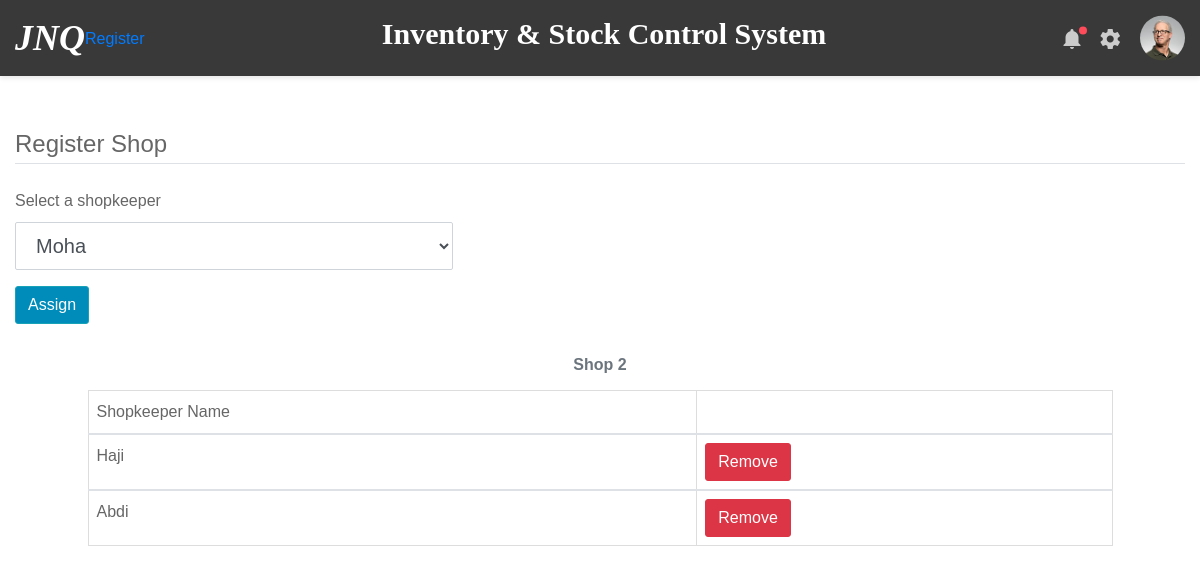
The app's page /2/assign_shopkeeper with its own data.
### inventory/models.py (models this page shows)
class Shop(db.Model):
    id = db.Column(db.Integer, primary_key=True)
    shop_name = db.Column(db.String(100), nullable=False, unique=True)
    location = db.Column(db.String(100), nullable=False)
    date_registered = db.Column(db.DateTime, default=datetime.now)
    user_id = db.Column(db.Integer, db.ForeignKey('user.id'))
    sale = db.relationship('Sale', backref='shop', lazy=True)
    stock_received = db.relationship('StockReceived', backref='shop', lazy=True)
    stock_in = db.relationship('StockOut', backref='shop', lazy=True)
    item_association = db.relationship('ShopItem', back_populates='shop')
    items = association_proxy("item_association", "item")
    shopkeepers = db.relationship('Shopkeeper', backref='shop_details', lazy=True)
    daily_shop_count = db.relationship('DailyCount', backref='shop', lazy=True)
    movements_from = db.relationship('TransferStock', foreign_keys='TransferStock.transfer_from_id',
                                     backref='transfer_from', lazy=True)
    movements_to = db.relationship('TransferStock', foreign_keys='TransferStock.transfer_to_id',
                                   backref='transfer_to', lazy=True)
    count_difference = db.relationship('CountDifference', backref='difference_item', lazy=True)

class Shopkeeper(db.Model):
    id = db.Column(db.Integer, primary_key=True)
    shop_id = db.Column(db.Integer, db.ForeignKey('shop.id'))
    user_id = db.Column(db.Integer, db.ForeignKey('user.id'))

class User(db.Model, UserMixin):
    id = db.Column(db.Integer, primary_key=True)
    username = db.Column(db.String(50), unique=True, nullable=False)
    password = db.Column(db.String(100), nullable=False)
    user_role = db.Column(db.String(30), nullable=False)
    date_registered = db.Column(db.DateTime, default=datetime.now)
    shops = db.relationship('Shop', backref='staff', lazy=True)
    stores = db.relationship('Store', backref='staff', lazy=True)
    shopkeepers = db.relationship('Shopkeeper', backref='user_details', lazy=True)

### inventory/routes.py (the view, shortened to what this page needs)
@app.route('/<int:shop_id>/assign_shopkeeper', methods=['GET', 'POST'])
def assign_shopkeeper(shop_id):
    shop = Shop.query.get_or_404(shop_id)
    form = ShopKeeperRegistrationForm()
    form.populate_shopkeeper_choices()
    selected_staff_id = form.get_selected_shopkeeper_id()
    user = User.query.filter_by(id=selected_staff_id).first()
    return render_template('assign_shopkeeper.html', shop=shop, form=form)

### inventory/forms.py (shortened to what this page needs)
class ShopKeeperRegistrationForm(FlaskForm):
    shopkeeper = SelectField('Select a shopkeeper', choices=[])
    submit = SubmitField('Assign')
    def populate_shopkeeper_choices(self):
        self.shopkeeper.choices = [(user.id, user.username) for user in User.query.all()]
    def get_selected_shopkeeper_id(self):
        selected_shopkeeper_id = self.shopkeeper.data
        if selected_shopkeeper_id is not None:
            return int(selected_shopkeeper_id)
        else:
            return 0

### inventory/templates/assign_shopkeeper.html (shortened to what this page needs)
{% extends 'layout.html' %}
{% block content %}
    <div class="container form-group">
        <form action="" method="POST">
            <fieldset class="form-group">
                <legend class="border-bottom mt-2 mb-4">Register Shop</legend>
                <div class="row" id="registerForm">
                    <div class="form-group">
                        <div class="col-md-12">
                            {{ form.shopkeeper.label (class="form-control-label")}}
                            {% if form.shopkeeper.errors %}
                                {{ form.shopkeeper (class="form-control form-control-lg is-invalid")}}
                                <ul class="invalid-feedback">
                                    {% for error in form.shopkeeper.errors %}
                                        <span>{{ error }}</span>
                                    {% endfor %}
                                </ul>
                            {% else %}
                                {{ form.shopkeeper (class="form-control form-control-lg")}}
                            {% endif %}
                        </div>
                    </div>
                    <div>
                        <div class="col-md-6">
                            {{ form.submit (class="btn btn-outline-info", style="background-color: #008CBA; color: white;")}}
                        </div>
                    </div>
                </div>
            </fieldset>
        </form>
    </div>
    <div class="row">
        <table class="table col-10 m-auto">
            <thead>
                <caption style="caption-side: top; text-align: center"><span><strong>{{ shop.shop_name }}</strong></span></caption>
                <tr>
                    <td> Shopkeeper Name</td>
                    <td></td>
                </tr>
            </thead>
            <tbody>
            {% for shopkeeper in shop.shopkeepers %}
                <tr>
                    <td> {{shopkeeper.user_details.username }} </td>
                    <td><a data-toggle="modal" data-target="#deleteModal"><button class="btn btn-danger">Remove</button></a>
                    </td>
                </tr>
            </tbody>
            {% endfor %}
        </table>
    </div>
{% endblock %}

### records on screen
Shop: shop_name "Shop 2"
Shopkeeper: user_details.username "Haji"
Shopkeeper: user_details.username "Abdi"
